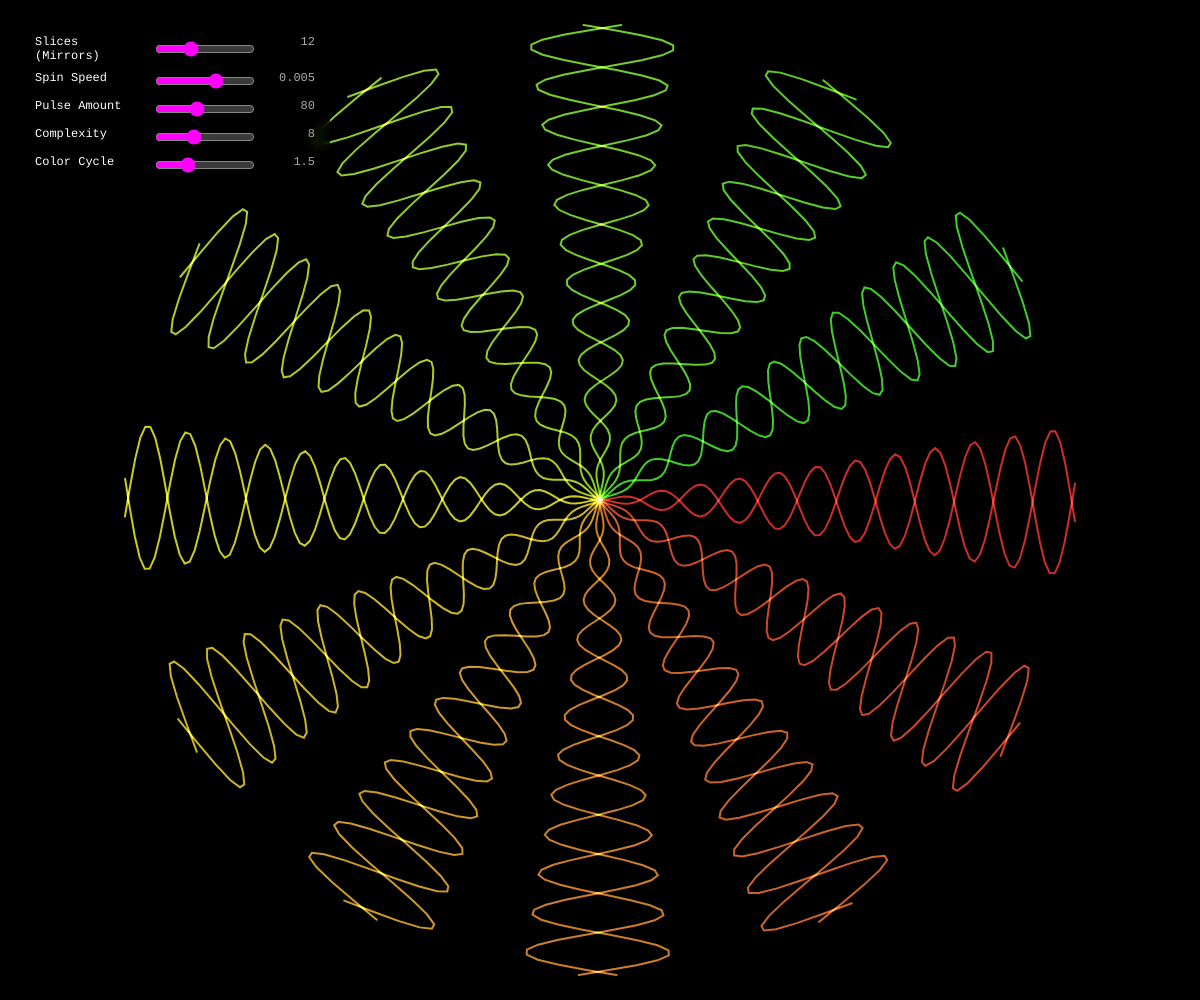
Frame 1 (no input)
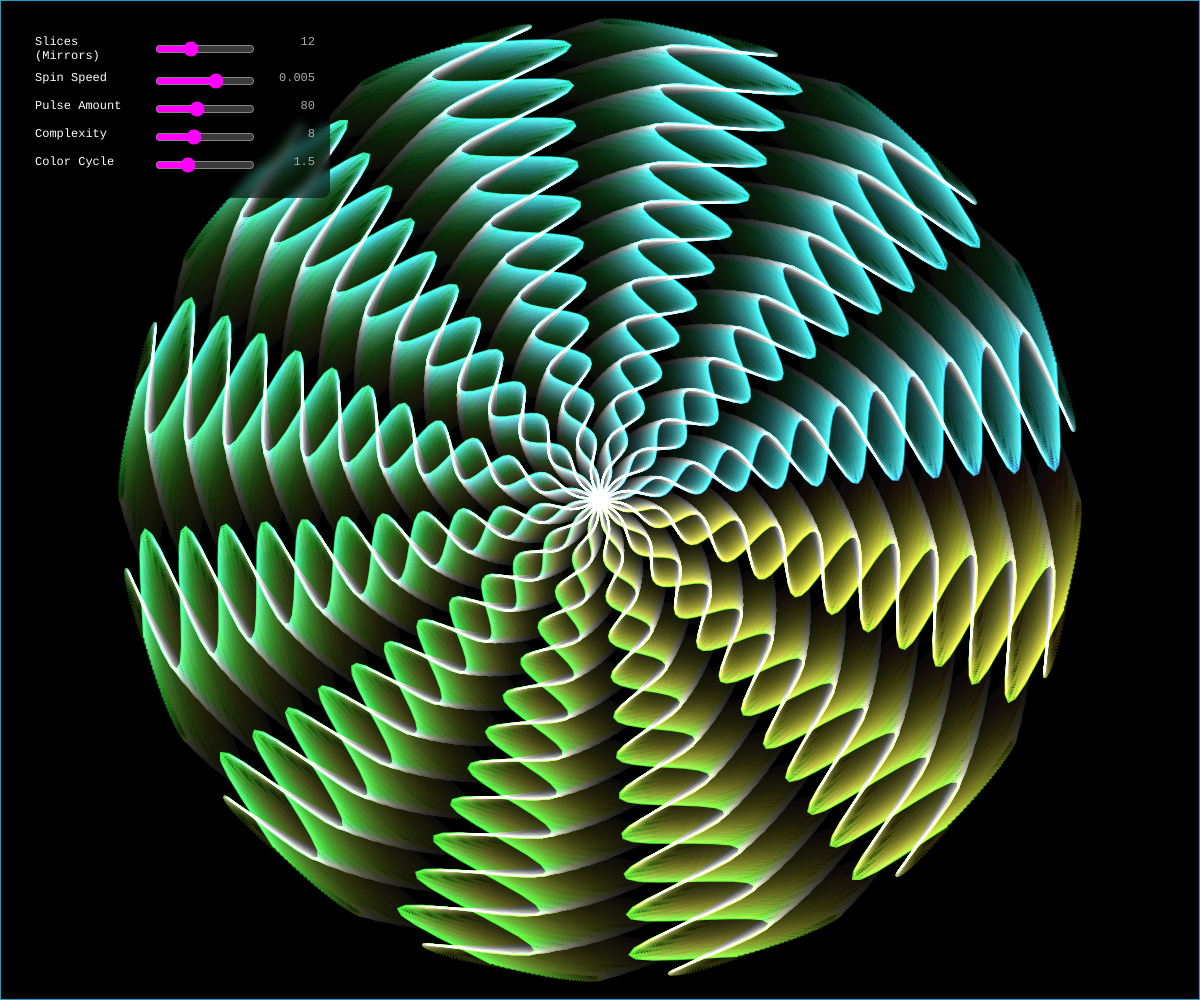
Frame 60 (no input)
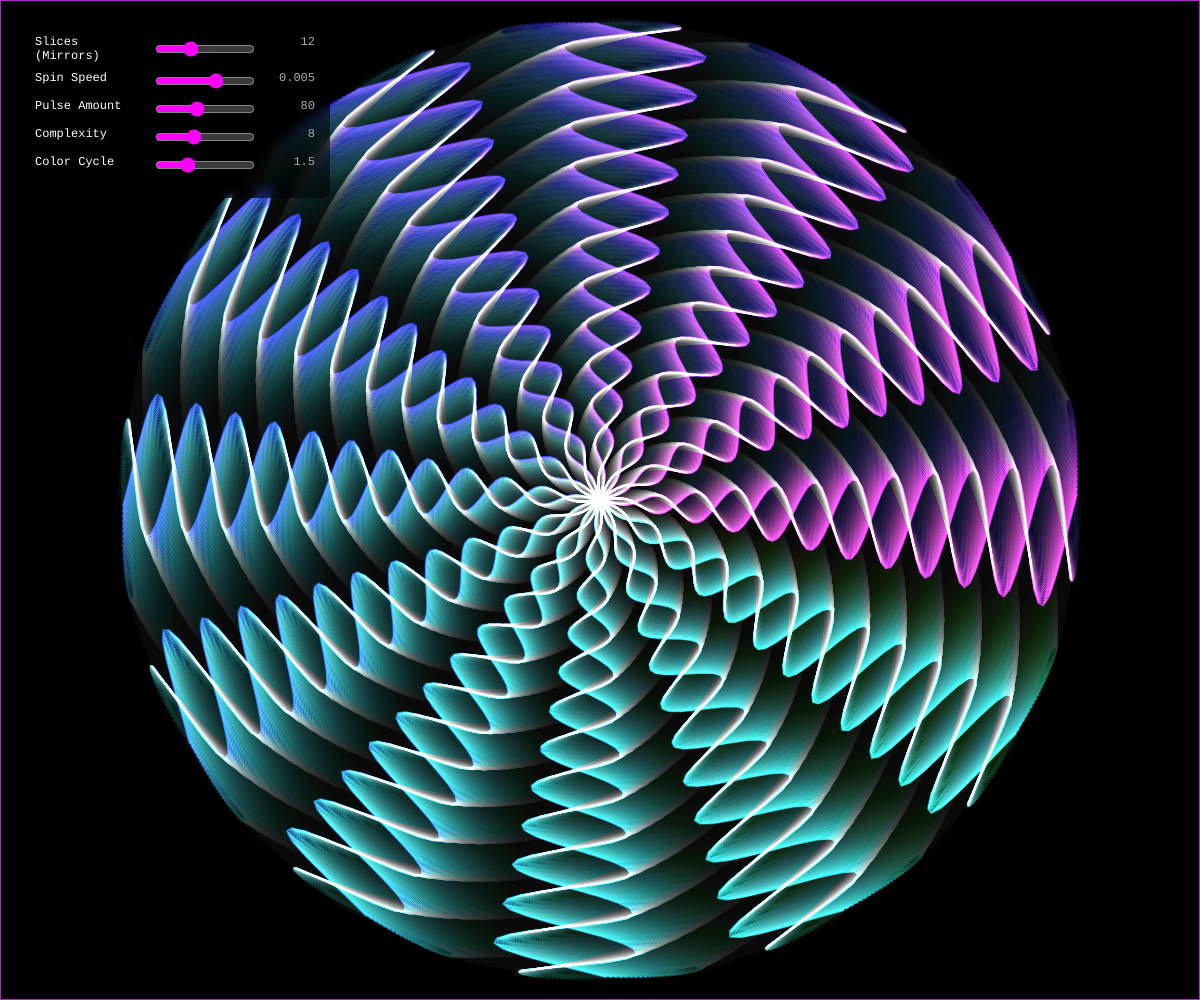
Frame 120 (the mouse pressed at the canvas centre since frame 60)

The p5.js sketch that drew these frames (run headless with seeded random() and noise() and a simulated clock; from frame 60 on, the mouse is pressed at the canvas centre):

// p5.js sketch
// ── sketch.js
let mandalaControls = {};

function setup() {
  createCanvas(windowWidth, windowHeight);
  // HSB mode, using values 0-360 for hue, 0-100 for others, 0-1 alpha
  colorMode(HSB, 360, 100, 100, 1);
  background(0);

  // --- THE GLASS HUD ---
  let ui = createDiv('').position(20, 20)
    .style('background', 'rgba(0,0,0,0.6)')
    .style('padding', '15px').style('border-radius', '8px')
    .style('color', '#fff').style('width', '280px')
    .style('font-family', 'Courier New, monospace')
    .style('backdrop-filter', 'blur(5px)');

  // Sliders to control the geometry
  mandalaControls.slices    = createControlKnob(ui, "Slices (Mirrors)", 2, 32, 12, 1);
  mandalaControls.speed     = createControlKnob(ui, "Spin Speed", -0.02, 0.02, 0.005, 0.001);
  mandalaControls.waveAmp   = createControlKnob(ui, "Pulse Amount", 0, 200, 80, 1);
  mandalaControls.waveFreq  = createControlKnob(ui, "Complexity", 1, 20, 8, 0.1);
  mandalaControls.colorSpd  = createControlKnob(ui, "Color Cycle", 0, 5, 1.5, 0.1);
}

function draw() {
  // 1. Create trails 
  blendMode(BLEND);
  fill(0, 0.05); // low opacity for long trails
  rect(0, 0, width, height);

  // 2. Switch to glowing additive light mode
  blendMode(ADD);
  translate(width / 2, height / 2);

  // --- GET SLIDER VALUES ---
  let numSlices = mandalaControls.slices.getValue();
  let spin = frameCount * mandalaControls.speed.getValue();
  let amp = mandalaControls.waveAmp.getValue();
  let freq = mandalaControls.waveFreq.getValue();
  let hueSpeed = mandalaControls.colorSpd.getValue();

  // Global rotation of the whole jewel
  rotate(spin);

  // Calculate the angle for each mirror slice
  let anglePerSlice = TWO_PI / numSlices;

  noFill();
  strokeWeight(2);

  // --- THE KALEIDOSCOPE LOOP ---
  for (let i = 0; i < numSlices; i++) {
    
    // Calculate color based on time and which slice we are drawing
    let hue = (frameCount * hueSpeed + i * 10) % 360;
    stroke(hue, 80, 80);
    push(); // Save current drawing state
    // Rotate to the position of this slice
    rotate(i * anglePerSlice);
    drawVibrantPattern(amp, freq);
    scale(1, -1); // Flip upside down
    drawVibrantPattern(amp, freq);
    pop(); // Restore drawing state for the next slice
  }
}

// --- THE SINGLE PATTERN ---
// This draws one "arm" of the mandala. The loop above repeats it.
function drawVibrantPattern(amplitude, frequency) {
  beginShape();
  // Draw a line extending outwards from center
  for (let r = 0; r < width/2 * 0.8; r += 5) {
    //  math that makes the line wavy instead of straight.
    // It's a Sine wave, wrapped radially.
    let angleOffset = sin(r * 0.01 * frequency - frameCount * 0.05);
    let y = angleOffset * amplitude * (r / 500); // Multiply by r/500 so it gets wavier further out
    // Add a slight twist based on distance (r)
    let x = r;
    vertex(x, y);
  }
  endShape();
}

function windowResized() { resizeCanvas(windowWidth, windowHeight); background(0); }

// --- SLIDER HELPER 
function createControlKnob(parent, label, min, max, start, step) {
  let row = createDiv('').parent(parent).style('display','flex').style('justify-content','space-between').style('margin-bottom','8px');
  createSpan(label).parent(row).style('font-size','12px').style('width','100px');
  let s = createSlider(min, max, start, step).parent(row).style('width','100px').style('accent-color','#FF00FF'); // Magenta sliders
  let r = createSpan(start).parent(row).style('font-size','12px').style('width','40px').style('text-align','right').style('color','#aaa');
  s.input(() => r.html(step < 1 ? s.value().toFixed(2) : s.value()));
  return { getValue: () => s.value() };
}
